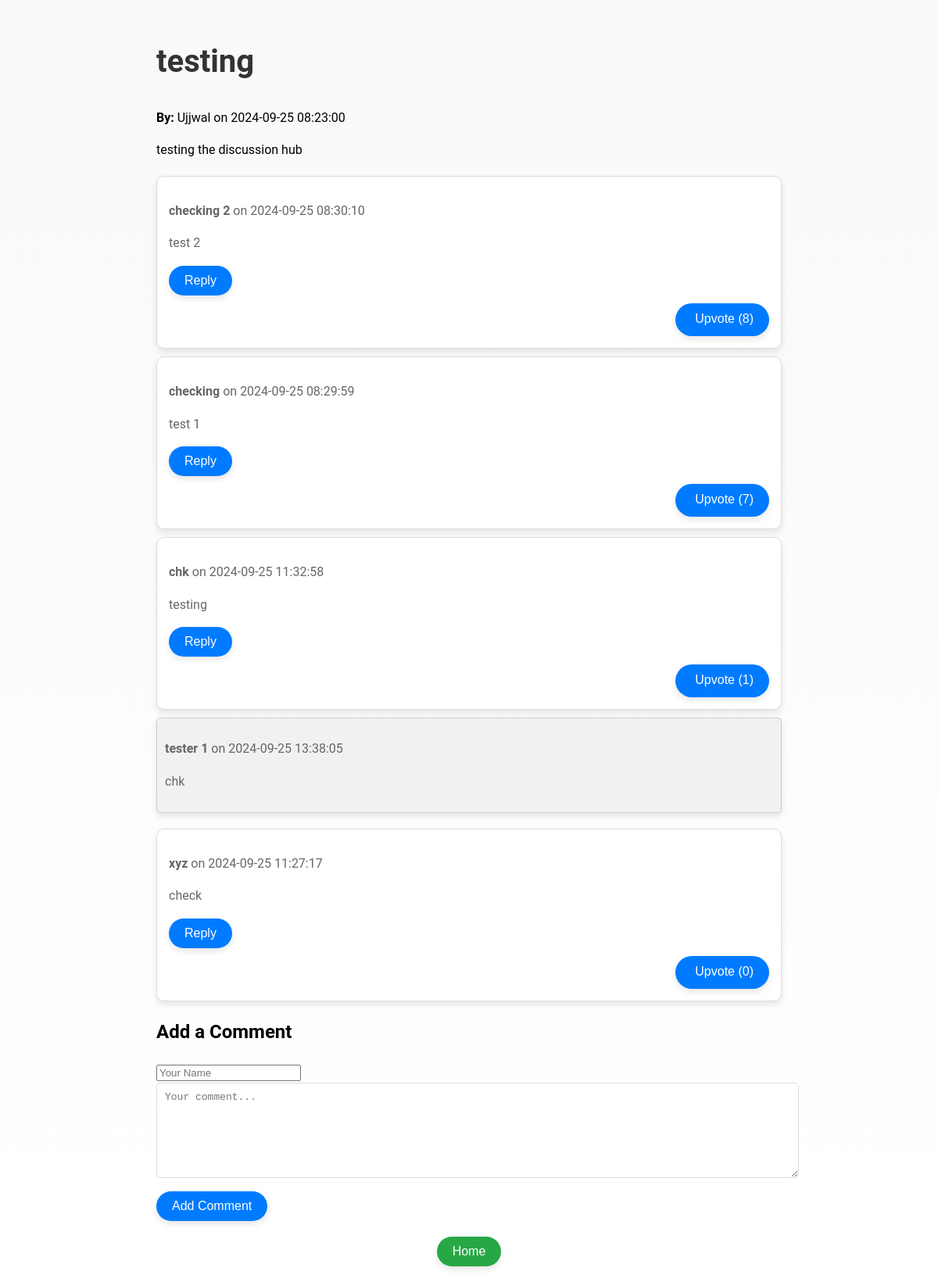
Screenshot of /thread/1 with the database file from the repository.
### app.py (models this page shows)
class Thread(db.Model):
    id = db.Column(db.Integer, primary_key=True)
    title = db.Column(db.String(200), nullable=False)
    content = db.Column(db.Text, nullable=False)
    author = db.Column(db.String(50), nullable=False)
    timestamp = db.Column(db.DateTime, index=True, default=db.func.now())
    comments = db.relationship('Comment', backref='thread', lazy=True)

class Comment(db.Model):
    id = db.Column(db.Integer, primary_key=True)
    content = db.Column(db.Text, nullable=False)
    author = db.Column(db.String(50), nullable=False)
    upvotes = db.Column(db.Integer, default=0)
    timestamp = db.Column(db.DateTime, index=True, default=db.func.now())
    thread_id = db.Column(db.Integer, db.ForeignKey('thread.id'), nullable=False)
    parent_id = db.Column(db.Integer, db.ForeignKey('comment.id'))
    parent = db.relationship('Comment', remote_side=[id], backref='replies')

### app.py (the view)
@app.route('/thread/<int:thread_id>')
def thread_view(thread_id):
    thread = Thread.query.get_or_404(thread_id)
    comments = Comment.query.filter_by(thread_id=thread_id, parent_id=None).order_by(Comment.upvotes.desc()).all()
    return render_template('thread.html', thread=thread, comments=comments)

### templates/thread.html (shortened to what this page needs)
<!DOCTYPE html>
<html lang="en">
<head>
    <link rel="stylesheet" href="{{ url_for('static', filename='styles.css') }}">
</head>
<body>
    <div class="container">
        <h1>{{ thread.title }}</h1>
        <p><strong>By:</strong> {{ thread.author }} on {{ thread.timestamp.strftime('%Y-%m-%d %H:%M:%S') }}</p>
        <p>{{ thread.content }}</p>
        <div class="comments-section" id="comments">
            {% for comment in comments %}
                <div class="comment-section">
                    <div class="comment card" id="comment-{{ comment.id }}">
                        <div class="card-body">
                            <p><strong>{{ comment.author }}</strong> on {{ comment.timestamp.strftime('%Y-%m-%d %H:%M:%S') }}</p>
                            <p>{{ comment.content }}</p>
                            <button class="reply-button" data-comment-id="{{ comment.id }}">Reply</button>
                        </div>
                        <div class="card-footer">
                            <form method="POST" action="{{ url_for('upvote', comment_id=comment.id) }}">
                                <button type="submit">
                                     Upvote ({{ comment.upvotes }})
                                </button>
                            </form>
                        </div>
                    </div>
                    <div class="replies-section">
                        {% for reply in comment.replies %}
                            <div class="reply card">
                                <div class="card-body">
                                    <p><strong>{{ reply.author }}</strong> on {{ reply.timestamp.strftime('%Y-%m-%d %H:%M:%S') }}</p>
                                    <p>{{ reply.content }}</p>
                                </div>
                            </div>
                        {% endfor %}
                    </div>
                </div>
            {% endfor %}
        </div>
        <div class="new-comment">
            <h2>Add a Comment</h2>
            <form action="{{ url_for('add_comment', thread_id=thread.id) }}" method="post">
                <input type="text" name="author" placeholder="Your Name" required>
                <textarea name="content" placeholder="Your comment..." required></textarea>
                <button type="submit">Add Comment</button>
            </form>
        </div>
        <a href="{{ url_for('index') }}" class="home-button">
            <button>Home</button>
        </a>
    </div>
</body>
</html>

### static/styles.css (style rules this page uses)
body { font-family: 'Roboto', sans-serif; line-height: 1.6; background: linear-gradient(to bottom, #f9f9f9, #ffffff); margin: 0; padding: 0; }
.container { max-width: 800px; margin: 0 auto; padding: 20px; }
h1 { font-size: 2.5em; color: #333; }
.card { background: #ffffff; border-radius: 10px; box-shadow: 0 4px 8px rgba(0, 0, 0, 0.1); padding: 20px; margin-bottom: 20px; transition: transform 0.3s ease, box-shadow 0.3s ease; }
.card-body { font-size: 1em; color: #666; }
.card-footer { margin-top: 10px; text-align: right; }
button { background-color: #007bff; border: none; color: white; padding: 10px 20px; border-radius: 50px; font-size: 1em; cursor: pointer; box-shadow: 0 4px 8px rgba(0, 0, 0, 0.1); transition: background-color 0.3s ease, transform 0.2s ease; }
.home-button { display: block; margin-top: 20px; text-align: center; }
.home-button button { background-color: #28a745; color: white; border-radius: 50px; font-size: 1em; }
textarea { border: 1px solid #ddd; border-radius: 5px; padding: 10px; resize: vertical; width: 100%; font-size: 1em; }
textarea { width: 100%; height: 100px; margin-bottom: 10px; }
.comments-section { margin-top: 20px; }
.comment { display: flex; flex-direction: column; border: 1px solid #ddd; padding: 15px; margin-bottom: 10px; border-radius: 10px; }
.reply { background: #f1f1f1; border-radius: 5px; padding: 10px; border: 1px solid #ccc; }
a { text-decoration: none; color: #0069d9; }

### templates/thread.html (style rules this page uses)
.reply-button { cursor: pointer; }

### rows the page displays
Thread: title "testing", author "Ujjwal", timestamp "2024-09-25 08:23:00", content "testing the discussion hub"
Comment: author "checking 2", timestamp "2024-09-25 08:30:10", content "test 2", upvotes "8"
Comment: author "checking", timestamp "2024-09-25 08:29:59", content "test 1", upvotes "7"
Comment: author "chk", timestamp "2024-09-25 11:32:58", content "testing", upvotes "1"
Comment: author "tester 1", timestamp "2024-09-25 13:38:05", content "chk"
Comment: author "xyz", timestamp "2024-09-25 11:27:17", content "check", upvotes "0"
